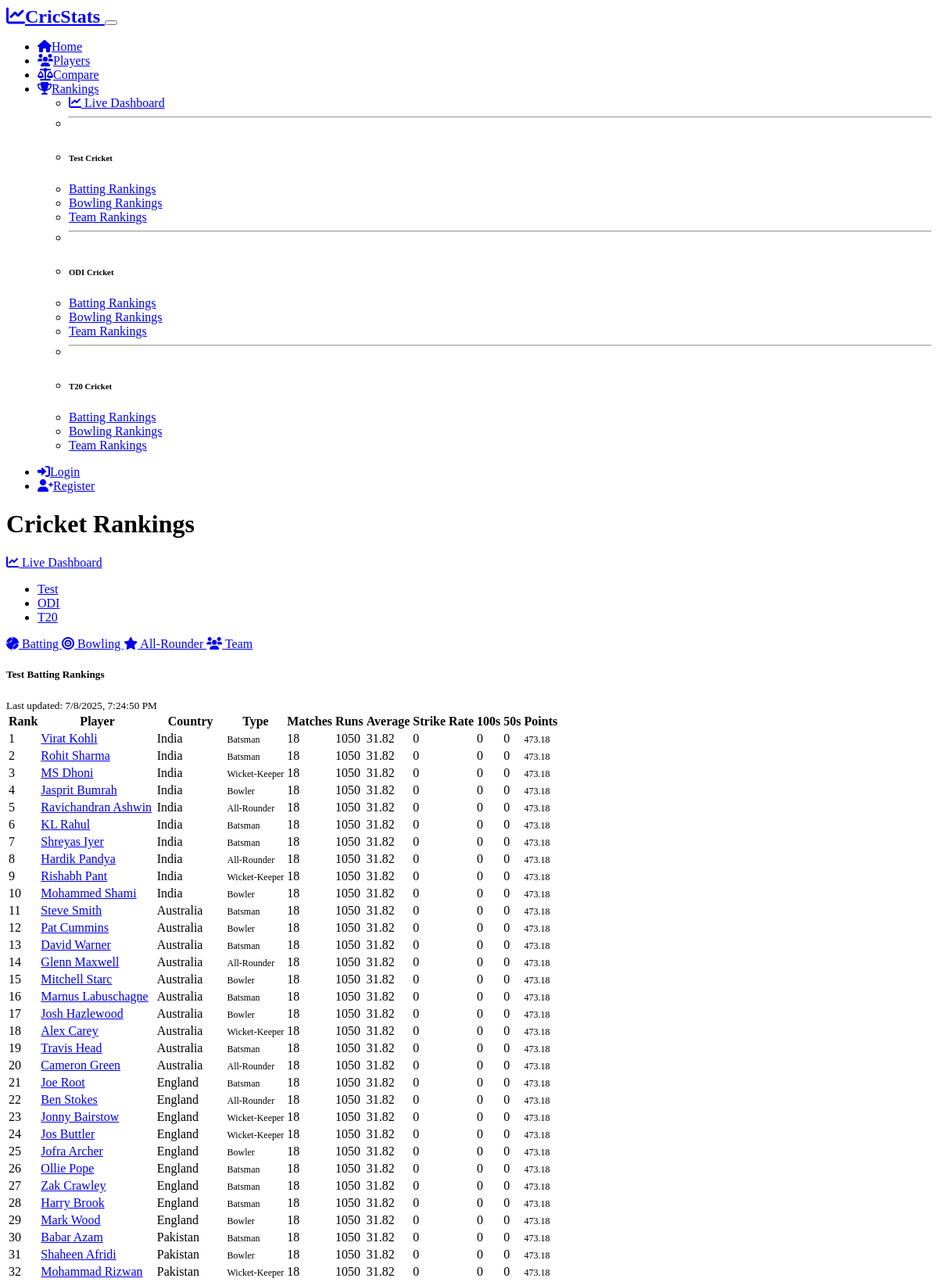
Screenshot of /rankings (upper part) with the database file from the repository.
### models.py (models this page shows, shortened)
class Player(db.Model):
    id = db.Column(db.Integer, primary_key=True)
    name = db.Column(db.String(100), nullable=False)
    country = db.Column(db.String(50), nullable=False)
    debut_year = db.Column(db.Integer, nullable=False)
    player_type = db.Column(db.String(20), nullable=False)  # batsman, bowler, all-rounder, wicket-keeper
    birth_date = db.Column(db.Date)
    batting_style = db.Column(db.String(20))  # right-handed, left-handed
    bowling_style = db.Column(db.String(50))  # right-arm fast, left-arm spin, etc.
    created_at = db.Column(db.DateTime, default=datetime.utcnow)
    updated_at = db.Column(db.DateTime, default=datetime.utcnow, onupdate=datetime.utcnow)
    statistics = db.relationship('PlayerStatistic', backref='player', lazy=True, cascade='all, delete-orphan')

### routes.py (the view)
@app.route('/rankings')
def rankings():
    format_name = request.args.get('format', 'Test')
    ranking_type = request.args.get('type', 'batting')
    if format_name not in ['Test', 'ODI', 'T20']:
        format_name = 'Test'
    if ranking_type not in ['batting', 'bowling', 'all-rounder', 'team']:
        ranking_type = 'batting'
    rankings_data = {}
    if ranking_type == 'batting':
        rankings_data = get_batting_rankings(format_name)
    elif ranking_type == 'bowling':
        rankings_data = get_bowling_rankings(format_name)
    elif ranking_type == 'all-rounder':
        rankings_data = get_all_rounder_rankings(format_name)
    elif ranking_type == 'team':
        team_rankings = get_team_rankings()
        rankings_data = team_rankings.get(format_name, [])
    return render_template('rankings.html',
                         rankings=rankings_data,
                         format=format_name,
                         ranking_type=ranking_type)

### templates/rankings.html (shortened to what this page needs)
{% extends "base.html" %}
{% block content %}
<div class="container-fluid">
    <div class="row">
        <div class="col-12">
            <div class="d-flex justify-content-between align-items-center mb-4">
                <h1 class="h2">Cricket Rankings</h1>
                <a href="{{ url_for('live_rankings') }}" class="btn btn-outline-primary">
                    <i class="fas fa-chart-line"></i> Live Dashboard
                </a>
            </div>
            <ul class="nav nav-tabs format-tabs mb-4" role="tablist">
                <li class="nav-item" role="presentation">
                    <a class="nav-link {% if format == 'Test' %}active{% endif %}"
                       href="{{ url_for('rankings', format='Test', type=ranking_type) }}">Test</a>
                </li>
                <li class="nav-item" role="presentation">
                    <a class="nav-link {% if format == 'ODI' %}active{% endif %}"
                       href="{{ url_for('rankings', format='ODI', type=ranking_type) }}">ODI</a>
                </li>
                <li class="nav-item" role="presentation">
                    <a class="nav-link {% if format == 'T20' %}active{% endif %}"
                       href="{{ url_for('rankings', format='T20', type=ranking_type) }}">T20</a>
                </li>
            </ul>
            <div class="btn-group mb-4" role="group">
                <a href="{{ url_for('rankings', format=format, type='batting') }}"
                   class="btn {% if ranking_type == 'batting' %}btn-primary{% else %}btn-outline-primary{% endif %}">
                    <i class="fas fa-baseball-ball"></i> Batting
                </a>
                <a href="{{ url_for('rankings', format=format, type='bowling') }}"
                   class="btn {% if ranking_type == 'bowling' %}btn-primary{% else %}btn-outline-primary{% endif %}">
                    <i class="fas fa-bullseye"></i> Bowling
                </a>
                <a href="{{ url_for('rankings', format=format, type='all-rounder') }}"
                   class="btn {% if ranking_type == 'all-rounder' %}btn-primary{% else %}btn-outline-primary{% endif %}">
                    <i class="fas fa-star"></i> All-Rounder
                </a>
                <a href="{{ url_for('rankings', format=format, type='team') }}"
                   class="btn {% if ranking_type == 'team' %}btn-primary{% else %}btn-outline-primary{% endif %}">
                    <i class="fas fa-users"></i> Team
                </a>
            </div>
        </div>
    </div>
    <div class="row">
        <div class="col-12">
            {% if rankings %}
                <div class="card">
                    <div class="card-header">
                        <h5 class="mb-0">{{ format }} {{ ranking_type|title }} Rankings</h5>
                        <small class="text-muted">Last updated: <span id="updateTime"></span></small>
                    </div>
                    <div class="card-body p-0">
                        {% if ranking_type == 'batting' %}
                            <div class="table-responsive">
                                <table class="table table-hover mb-0">
                                    <thead class="table-dark">
                                        <tr>
                                            <th>Rank</th>
                                            <th>Player</th>
                                            <th>Country</th>
                                            <th>Type</th>
                                            <th>Matches</th>
                                            <th>Runs</th>
                                            <th>Average</th>
                                            <th>Strike Rate</th>
                                            <th>100s</th>
                                            <th>50s</th>
                                            <th>Points</th>
                                        </tr>
                                    </thead>
                                    <tbody>
                                        {% for player in rankings %}
                                        <tr class="ranking-card">
                                            <td>
                                                <span class="rank-badge
                                                    {% if player.rank == 1 %}rank-1
                                                    {% elif player.rank == 2 %}rank-2
                                                    {% elif player.rank == 3 %}rank-3
                                                    {% else %}rank-other{% endif %}">
                                                    {{ player.rank }}
                                                </span>
                                            </td>
                                            <td>
                                                <a href="{{ url_for('player_detail', player_id=player.player_id) }}"
                                                   class="text-decoration-none fw-bold">
                                                    {{ player.player_name }}
                                                </a>
                                            </td>
                                            <td>{{ player.country }}</td>
                                            <td><span class="badge bg-secondary">{{ player.player_type|title }}</span></td>
                                            <td>{{ player.matches }}</td>
                                            <td class="fw-bold text-success">{{ player.runs }}</td>
                                            <td>{{ player.average }}</td>
                                            <td>{{ player.strike_rate }}</td>
                                            <td>{{ player.hundreds }}</td>
                                            <td>{{ player.fifties }}</td>
                                            <td><span class="badge bg-primary">{{ player.points }}</span></td>
                                        </tr>
                                        {% endfor %}
                                    </tbody>
                                </table>
                            </div>
                        {% endif %}
                    </div>
                </div>
            {% else %}
                <div class="alert alert-info">
                    <i class="fas fa-info-circle"></i>
                    No ranking data available for {{ format }} {{ ranking_type }} currently.
                </div>
            {% endif %}
        </div>
    </div>
</div>
{% endblock %}

### static/css/custom.css (style rules this page uses)
:root { --cricstats-primary: #0d6efd; --cricstats-secondary: #6c757d; --cricstats-success: #198754; --cricstats-info: #0dcaf0; --cricstats-warning: #ffc107; --cricstats-danger: #dc3545; }
.card { transition: transform 0.2s ease-in-out, box-shadow 0.2s ease-in-out; }
.btn { transition: all 0.2s ease-in-out; }
.badge { font-size: 0.75em; font-weight: 500; }
.table { border-radius: 0.375rem; overflow: hidden; }

### rows the page displays
Player: rank "1", player_name "Virat Kohli", country "India", player_type "Batsman", matches "18", runs "1050", average "31.82", strike_rate "0", hundreds "0", fifties "0", points "473.18"
Player: rank "2", player_name "Rohit Sharma", country "India", player_type "Batsman", matches "18", runs "1050", average "31.82", strike_rate "0", hundreds "0", fifties "0", points "473.18"
Player: rank "3", player_name "MS Dhoni", country "India", player_type "Wicket-Keeper", matches "18", runs "1050", average "31.82", strike_rate "0", hundreds "0", fifties "0", points "473.18"
Player: rank "4", player_name "Jasprit Bumrah", country "India", player_type "Bowler", matches "18", runs "1050", average "31.82", strike_rate "0", hundreds "0", fifties "0", points "473.18"
Player: rank "5", player_name "Ravichandran Ashwin", country "India", player_type "All-Rounder", matches "18", runs "1050", average "31.82", strike_rate "0", hundreds "0", fifties "0", points "473.18"
Player: rank "6", player_name "KL Rahul", country "India", player_type "Batsman", matches "18", runs "1050", average "31.82", strike_rate "0", hundreds "0", fifties "0", points "473.18"
Player: rank "7", player_name "Shreyas Iyer", country "India", player_type "Batsman", matches "18", runs "1050", average "31.82", strike_rate "0", hundreds "0", fifties "0", points "473.18"
Player: rank "8", player_name "Hardik Pandya", country "India", player_type "All-Rounder", matches "18", runs "1050", average "31.82", strike_rate "0", hundreds "0", fifties "0", points "473.18"
Player: rank "9", player_name "Rishabh Pant", country "India", player_type "Wicket-Keeper", matches "18", runs "1050", average "31.82", strike_rate "0", hundreds "0", fifties "0", points "473.18"
Player: rank "10", player_name "Mohammed Shami", country "India", player_type "Bowler", matches "18", runs "1050", average "31.82", strike_rate "0", hundreds "0", fifties "0", points "473.18"
Player: rank "11", player_name "Steve Smith", country "Australia", player_type "Batsman", matches "18", runs "1050", average "31.82", strike_rate "0", hundreds "0", fifties "0", points "473.18"
Player: rank "12", player_name "Pat Cummins", country "Australia", player_type "Bowler", matches "18", runs "1050", average "31.82", strike_rate "0", hundreds "0", fifties "0", points "473.18"
Player: rank "13", player_name "David Warner", country "Australia", player_type "Batsman", matches "18", runs "1050", average "31.82", strike_rate "0", hundreds "0", fifties "0", points "473.18"
Player: rank "14", player_name "Glenn Maxwell", country "Australia", player_type "All-Rounder", matches "18", runs "1050", average "31.82", strike_rate "0", hundreds "0", fifties "0", points "473.18"
Player: rank "15", player_name "Mitchell Starc", country "Australia", player_type "Bowler", matches "18", runs "1050", average "31.82", strike_rate "0", hundreds "0", fifties "0", points "473.18"
Player: rank "16", player_name "Marnus Labuschagne", country "Australia", player_type "Batsman", matches "18", runs "1050", average "31.82", strike_rate "0", hundreds "0", fifties "0", points "473.18"
Player: rank "17", player_name "Josh Hazlewood", country "Australia", player_type "Bowler", matches "18", runs "1050", average "31.82", strike_rate "0", hundreds "0", fifties "0", points "473.18"
Player: rank "18", player_name "Alex Carey", country "Australia", player_type "Wicket-Keeper", matches "18", runs "1050", average "31.82", strike_rate "0", hundreds "0", fifties "0", points "473.18"
Player: rank "19", player_name "Travis Head", country "Australia", player_type "Batsman", matches "18", runs "1050", average "31.82", strike_rate "0", hundreds "0", fifties "0", points "473.18"
Player: rank "20", player_name "Cameron Green", country "Australia", player_type "All-Rounder", matches "18", runs "1050", average "31.82", strike_rate "0", hundreds "0", fifties "0", points "473.18"
Player: rank "21", player_name "Joe Root", country "England", player_type "Batsman", matches "18", runs "1050", average "31.82", strike_rate "0", hundreds "0", fifties "0", points "473.18"
Player: rank "22", player_name "Ben Stokes", country "England", player_type "All-Rounder", matches "18", runs "1050", average "31.82", strike_rate "0", hundreds "0", fifties "0", points "473.18"
Player: rank "23", player_name "Jonny Bairstow", country "England", player_type "Wicket-Keeper", matches "18", runs "1050", average "31.82", strike_rate "0", hundreds "0", fifties "0", points "473.18"
Player: rank "24", player_name "Jos Buttler", country "England", player_type "Wicket-Keeper", matches "18", runs "1050", average "31.82", strike_rate "0", hundreds "0", fifties "0", points "473.18"
Player: rank "25", player_name "Jofra Archer", country "England", player_type "Bowler", matches "18", runs "1050", average "31.82", strike_rate "0", hundreds "0", fifties "0", points "473.18"
Player: rank "26", player_name "Ollie Pope", country "England", player_type "Batsman", matches "18", runs "1050", average "31.82", strike_rate "0", hundreds "0", fifties "0", points "473.18"
Player: rank "27", player_name "Zak Crawley", country "England", player_type "Batsman", matches "18", runs "1050", average "31.82", strike_rate "0", hundreds "0", fifties "0", points "473.18"
Player: rank "28", player_name "Harry Brook", country "England", player_type "Batsman", matches "18", runs "1050", average "31.82", strike_rate "0", hundreds "0", fifties "0", points "473.18"
Player: rank "29", player_name "Mark Wood", country "England", player_type "Bowler", matches "18", runs "1050", average "31.82", strike_rate "0", hundreds "0", fifties "0", points "473.18"
Player: rank "30", player_name "Babar Azam", country "Pakistan", player_type "Batsman", matches "18", runs "1050", average "31.82", strike_rate "0", hundreds "0", fifties "0", points "473.18"
Player: rank "31", player_name "Shaheen Afridi", country "Pakistan", player_type "Bowler", matches "18", runs "1050", average "31.82", strike_rate "0", hundreds "0", fifties "0", points "473.18"
Player: rank "32", player_name "Mohammad Rizwan", country "Pakistan", player_type "Wicket-Keeper", matches "18", runs "1050", average "31.82", strike_rate "0", hundreds "0", fifties "0", points "473.18"

### other values shown
{{ ranking_type|title }} "Batting"
